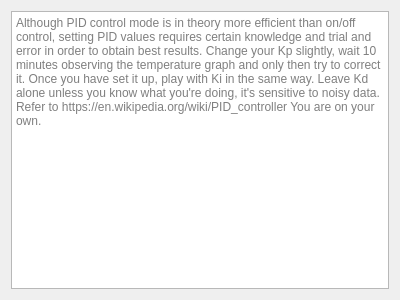
<?xml version="1.0" encoding="UTF-8"?>
<ui version="4.0">
 <class>Dialog</class>
 <widget class="QDialog" name="Dialog">
  <property name="geometry">
   <rect>
    <x>0</x>
    <y>0</y>
    <width>400</width>
    <height>300</height>
   </rect>
  </property>
  <property name="windowTitle">
   <string>Dialog</string>
  </property>
  <layout class="QHBoxLayout" name="horizontalLayout">
   <item>
    <layout class="QVBoxLayout" name="verticalLayout">
     <item>
      <widget class="QTextEdit" name="textEdit">
       <property name="readOnly">
        <bool>true</bool>
       </property>
       <property name="placeholderText">
        <string>Although PID control mode is in theory more efficient than on/off control, setting PID values requires certain knowledge and trial and error in order to obtain best results. Change your Kp slightly, wait 10 minutes observing the temperature graph and only then try to correct it. Once you have set it up, play with Ki in the same way. Leave Kd alone unless you know what you're doing, it's sensitive to noisy data. Refer to https://en.wikipedia.org/wiki/PID_controller You are on your own.</string>
       </property>
      </widget>
     </item>
    </layout>
   </item>
  </layout>
 </widget>
 <resources/>
 <connections/>
</ui>
